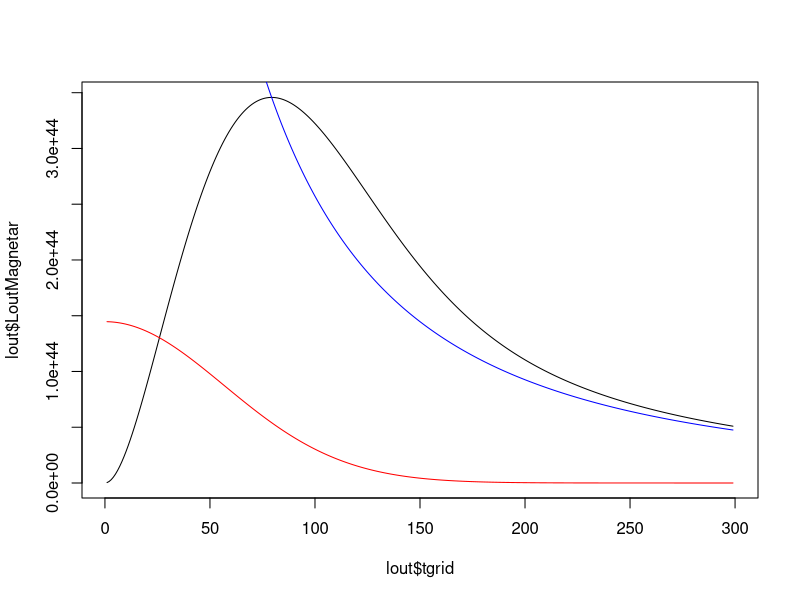

Recreate this plot in R.
## ---- chunk 1
MagnetarLightCurve <- function(t,Ep,tp){
     # Generate a light curve from the model of magnetar spin-down
     # Lsd(t) = (Ep/tp) * (1 + t/tp)^(-2)
     # Does not pass the diffusion process, nor leakage
     # t = time (after explosion in rest frame) corresponding to the calculated spin-down luminosity (day)
     # Ep = initial spin-down energy (erg)
     # tp = initial spin-down timescale (day)
     # output = total spin-down luminosity at a given time (erg/s)
     return( (Ep/(tp * 24 * 60 * 60.0)) * (1.0 + t/tp)^(-2) )
}

DiffusionMagnetarLightCurve <- function(Ep,tp,tmax,Esn,tLC,tDiff=tLC,r0=0.0,v=1e4){
     # Generate a light curve from the diffusion approximation with magnetar spin-down engine from 1 - tmax days
     # This calls function MagnetarLightCurve
     # By default, the function assumes small initial radius
     # Time step for integration is 1 day
     # Edge effect: set zero at 0 and tmax+1 days
     # Ep = initial spin-down energy (erg)
     # tp = spin-down timescale (day)
     # tmax = maximum time (after explosion in rest frame) corresponding to the calculated output luminosity (day)
     # Esn = Explosion energy (erg)
     # tLC = effective light curve timescale (i.e., = sqrt(2 * tDiff * tExp)) (day)
     # tDiff = diffusion timescale = tLC (default) (day)
     # r0 = 0 (default for assuming small initial radius) (cm)
     # v = ejecta velocity (km/s)
     # return(time grid in days, spin-down input luminosity in erg/s, spin-down diffused output luminosity in erg/s, fireball luminosity in erg/s)
     
     tgrid = c(0:tmax) # generate time grids (day)
     
     # values will be often used in the calculation
     a = (tgrid/tLC)^2 + (2.0 * r0*1e-5 * tgrid)/(v*60.0*60*24 * tLC^2) # changing units
     b = (r0*1e-5)/(v*60.0*60*24 * tLC) + tgrid/tLC
     c = exp(-a)
     d = exp(+a)
     ####
     
     LoutFireball = (Esn/(tDiff * 24.0 * 60 * 60)) * c # fireball term
     
     # magnetar term
     Linp = MagnetarLightCurve(tgrid,Ep,tp)
     integrand = d * b * Linp
     integral = c()
     integral[1] = 0.0
     LoutMagnetar = c()
     LoutMagnetar[1] = 0.0
     for (i in 2:tmax){
          integral[i] = 0.5 * (integrand[i-1] + integrand[i]) * 1.0
          LoutMagnetar[i] = LoutMagnetar[i-1] + integral[i]
     }
     LoutMagnetar[tmax+1] = 0.0
     LoutMagnetar = (2.0/tLC) * c * LoutMagnetar
     ###
     
     return(list(tgrid = tgrid[2:tmax], Linp = Linp[2:tmax], LoutMagnetar = LoutMagnetar[2:tmax], LoutFireball = LoutFireball[2:tmax]))
}
## ---- chunk 2
tmax = 300.0
lout = DiffusionMagnetarLightCurve(Ep=1e52,tp=50.0,tmax=tmax,Esn=1e51,tLC=80.0)
str(lout)
plot(lout$tgrid,lout$LoutMagnetar,type="l",col="black")
lines(lout$tgrid,lout$LoutFireball,col="red")
lines(lout$tgrid,lout$Linp,col="blue")
